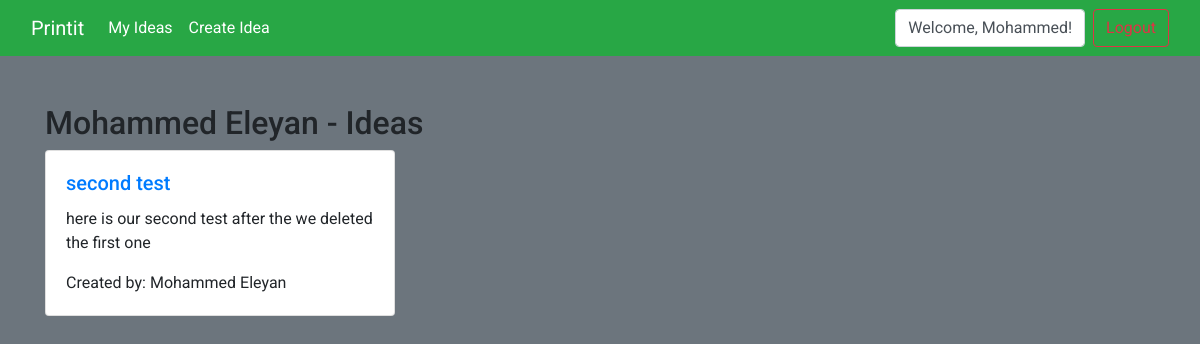
The page /user/1/ on the database its author committed.
### Printit_app/models.py (models this page shows)
class User(models.Model):
    first_name = models.CharField(max_length=150)
    last_name = models.CharField(max_length=150)
    email = models.EmailField(unique=True)
    password = models.CharField(max_length=128)
    bio = models.TextField(blank=True, null=True)
    is_admin = models.BooleanField(default=False)
    created_at = models.DateTimeField(auto_now_add=True)
    updated_at = models.DateTimeField(auto_now=True)
    objects = UserManager()

class Idea(models.Model):
    user = models.ForeignKey(User, on_delete=models.CASCADE)
    title = models.CharField(max_length=200)
    content = models.TextField()
    created_at = models.DateTimeField(auto_now_add=True)
    updated_at = models.DateTimeField(auto_now=True)
    objects = IdeaManager()

### Printit_app/views.py (the view)
# urls.py: path('user/<int:user_id>/', views.user_ideas, name='user_ideas'),
def user_ideas(request, user_id):
    user = User.objects.get(pk=user_id)
    user_ideas = Idea.objects.filter(user=user).order_by('-created_at')
    context = {
        'user': user,
        'user_ideas': user_ideas,
    }
    return render(request, 'user_ideas.html', context)

### Printit_app/templates/user_ideas.html (shortened to what this page needs)
<!DOCTYPE html>
<html lang="en">
<head>
    {% load static %}
    <link rel="stylesheet" href="https://maxcdn.bootstrapcdn.com/bootstrap/4.0.0/css/bootstrap.min.css">
</head>
<body class="bg-secondary" style="font-family: 'Roboto', sans-serif;">
    <nav class="navbar navbar-expand-lg bg-success">
        <div class="container-fluid">
            <a class="navbar-brand text-white" href="{% url 'home' %}">Printit</a>
            <div class="collapse navbar-collapse " id="navbarSupportedContent">
                <ul class="navbar-nav mr-auto">
                    <li class="nav-item">
                        <a class="nav-link text-white" href="{% url 'my_ideas' %}">My Ideas</a>
                    </li>
                    <li class="nav-item">
                        <a class="nav-link text-white" href="{% url 'create_idea' %}">Create Idea</a>
                    </li>
                </ul>
                <ul class="navbar-nav ml-auto">
                    <li class="nav-item">
                        <form class="form-inline my-2 my-lg-0" method="POST" action="{% url 'logout' %}">
                            <div class="form-control mr-sm-2">Welcome, {{ user.first_name }}!</div>
                            <button class="btn btn-outline-danger my-2 my-sm-0" type="submit">Logout</button>
                        </form>
                    </li>
                </ul>
            </div>
        </div>
    </nav>
    <div class="container-fluid bg-secondary bg-gradient py-5" style="min-height: 100vh;">
        <div class="container">
            <h2>{{ user.first_name }} {{ user.last_name }} - Ideas</h2>
            <div class="row">
                {% if user_ideas %}
                {% for idea in user_ideas %}
                <div class="col-md-4">
                    <div class="card mb-4">
                        <div class="card-body">
                            <h5 class="card-title"><a href="{% url 'view_idea' idea.id %}">{{ idea.title }}</a></h5>
                            <p class="card-text">{{ idea.content }}</p>
                            <p class="card-text">Created by: {{ user.first_name }} {{ user.last_name }}</p>
                        </div>
                    </div>
                </div>
                {% endfor %}
                {% else %}
                <p>No ideas found for this user.</p>
                {% endif %}
            </div>
        </div>
    </div>
</body>
</html>

### rows shown on the page
User: first_name "Mohammed", last_name "Eleyan"
Idea: title "second test", content "here is our second test after the we deleted the first one"
